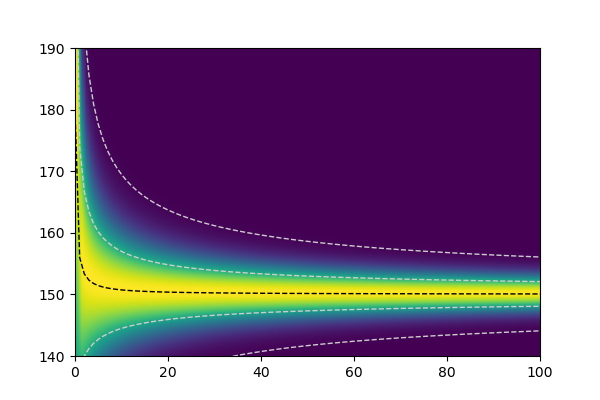

Python code for this plot:
import matplotlib as mpl
import matplotlib.pyplot as plt
import numpy as np
import scipy.stats as st

theta_min = 140
theta_max = 190

n = np.arange(0, 100+1)
theta = np.linspace(theta_min, theta_max, 101)
b_n, b_theta = np.meshgrid(n, np.flip(theta))

mean = (40**(-2)*180+20**(-2)*150*n)/(40**(-2)+20**(-2)*n)
stddev = 1/np.sqrt(40**(-2)+n*20**(-2))
b_mean = (40**(-2)*180+20**(-2)*150*b_n)/(40**(-2)+20**(-2)*b_n)
b_inv_stddev = np.sqrt(40**(-2)+b_n*20**(-2))

b_prob = st.norm.pdf((b_theta-b_mean)*b_inv_stddev)

fig, ax = plt.subplots(figsize=(6, 4))

ax.set_ylim(theta_min, theta_max)

im = ax.imshow(b_prob, extent=(0, 100, theta_min, theta_max), aspect='auto',
               interpolation='bilinear')

level_deviations = [-3, -1, 0, 1, 3]
colors = [ (0.8, 0.8, 0.8) ]*2+[ (0, 0, 0) ]+[ (0.8, 0.8, 0.8) ]*2
for dev, color in zip(level_deviations, colors):
    ax.plot(n, mean+dev*stddev, color=color, ls='--', lw=1)

fig.savefig('2.11.8.png')
